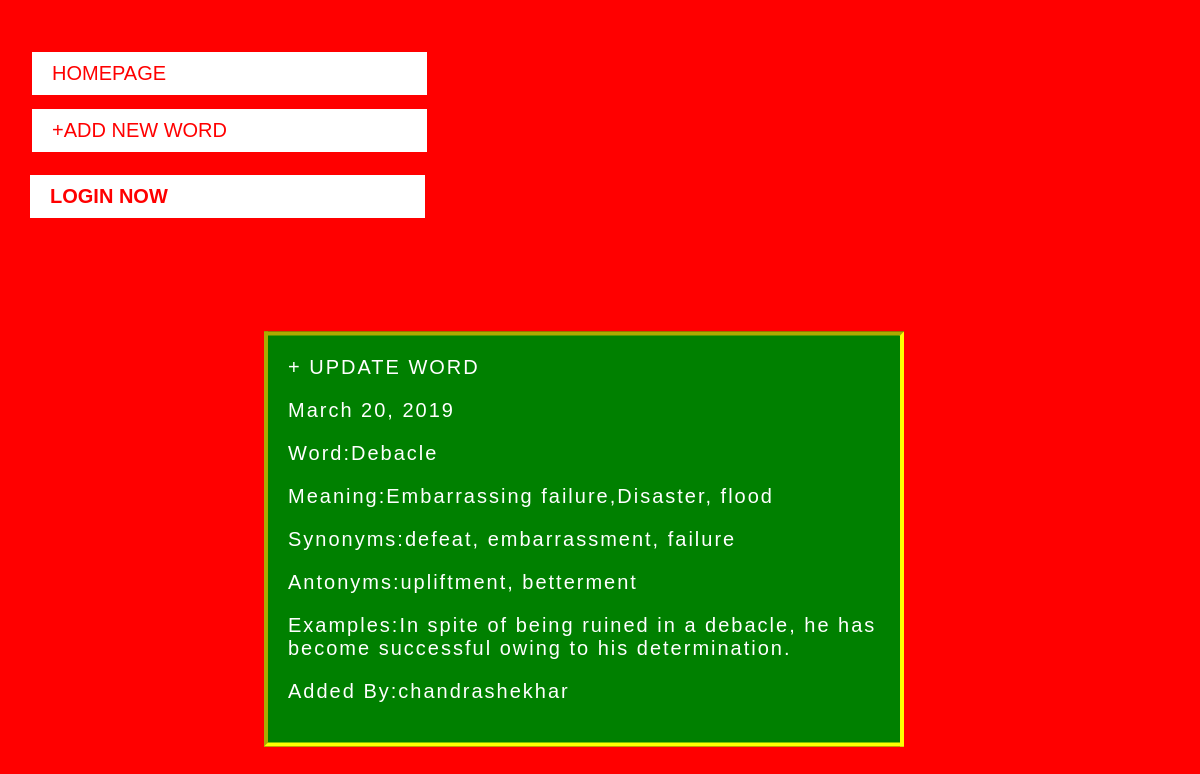
The page /word/13/ on the database its author committed.
### word/models.py (models this page shows, shortened)
class Daily_words(models.Model):
    class Meta:
        ordering=['-Date_posted']
    Date_posted=models.DateField(auto_now=True)
    Word=models.CharField(max_length=20,unique=True)
    Meaning=models.CharField(max_length=100)
    Synonyms=models.CharField(max_length=80,null=True,blank=True)
    Antonyms=models.CharField(max_length=80,null=True,blank=True)
    Examples=models.TextField()
    AddedBy=models.ForeignKey('auth.User',on_delete=models.CASCADE)

### word/views.py (the view)
# urls.py: path('word/<int:pk>/',WordPage.as_view(),name='Detail'),
class WordPage(DetailView):
    model=Daily_words
    context_object_name='word'
    template_name='word.html'

### templates/word.html (shortened to what this page needs)
{% extends "Base.html" %}
{% block title %}
{% load static %}
    <link href={% static 'css/Base.css' %} rel='stylesheet'>
{% endblock title %}
{% block content %}
<div class='cl'>
 <a href={% url 'Update' object.pk %} >+ UPDATE WORD</a>
 <P>{{object.Date_posted}}<p>
 <P>Word:{{object.Word}}<p>
 <P>Meaning:{{object.Meaning}}<p>
 <P>Synonyms:{{object.Synonyms}}<p>
 <P>Antonyms:{{object.Antonyms}}<p>
 <P>Examples:{{object.Examples}}<p>
 <P>Added By:{{object.AddedBy}}<p>
</div>
{% endblock content %}

### static/css/Base.css (style rules this page uses)
html { background-size: cover; background-color:red; color:white; }
a { font-size:20px; color:white; text-decoration: none; }
.cl { border:4px solid yellow; border-style: inset; transform:translate(40%,10%); padding:20px; opacity: 100%; font-size:20px; letter-spacing:2px; font-family: 'Lucida Sans', 'Lucida Sans Regular', 'Lucida Grande', 'Lucida Sans Unicode', Geneva, Verdana, sans-serif; background-color:green; width:50%; }

### rows shown on the page
Daily_words: Date_posted "March 20, 2019", Word "Debacle", Meaning "Embarrassing failure,Disaster, flood", Synonyms "defeat, embarrassment, failure", Antonyms "upliftment, betterment", Examples "In spite of being ruined in a debacle, he has become successful owing to his determination.", AddedBy "chandrashekhar"
